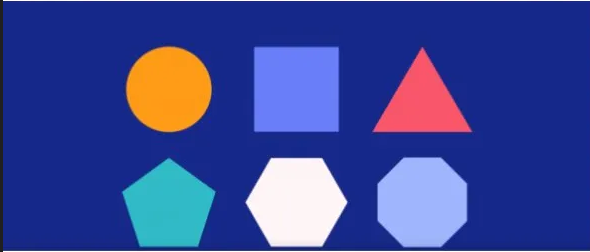
#> input picture Face_Detection_PyQt_Final/shapes.png, 590 x 252 px
$ python shape.py
#> lines starting #> are read from the running program, lines starting #| are printed output that depends on the picture; after the words box and inside, x2 and y2 are one past the last pixel; in counts of white or black regions, pixels touching at a corner belong together
import cv2
import numpy as np

img = cv2.imread('shapes.png')
#> img is the input picture: shape (252, 590, 3); mean B, G, R 150.2, 72.9, 60.6
original = img.copy()

gray = cv2.cvtColor(img, cv2.COLOR_BGR2GRAY)
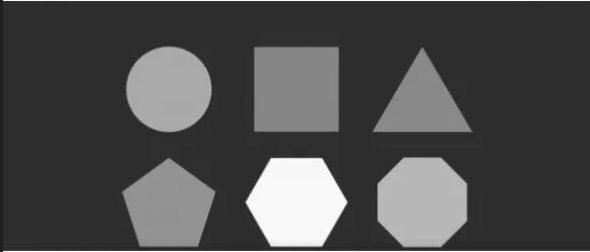
#> gray: shape (252, 590); min 31, max 255, mean 77.8
thresh = cv2.threshold(gray, 0, 255, cv2.THRESH_BINARY + cv2.THRESH_OTSU)[1]
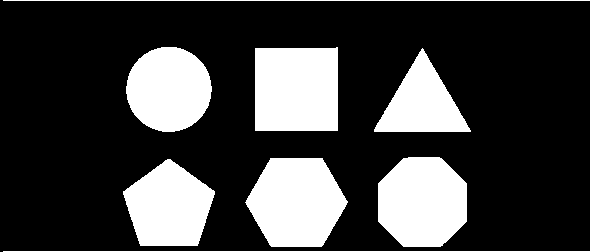
#> thresh: shape (252, 590); 25% white; 8 white regions

ROI_number = 0
cnts = cv2.findContours(thresh, cv2.RETR_EXTERNAL, cv2.CHAIN_APPROX_SIMPLE)
#> cnts = 8 contours, 2 with area under 20; largest, box (x1, y1, x2, y2) and area: (245, 158, 348, 247) 6741, (255, 47, 338, 131) 6726, (378, 157, 467, 247) 6522, (126, 47, 212, 132) 5590, (123, 159, 215, 246) 5518, (374, 48, 471, 132) 4058
cnts = cnts[0] if len(cnts) == 2 else cnts[1]
for cnt in cnts:
    approx = cv2.approxPolyDP(cnt,0.01*cv2.arcLength(cnt,True),True)
    print(len(approx))
    if len(approx)==5:
        print("Blue = pentagon")
        cv2.drawContours(img,[cnt],0,255,-1)
        cv2.putText(img,'pentagon',)
    elif len(approx)==3:
        print("Green = triangle")
        cv2.drawContours(img,[cnt],0,(0,255,0),-1)
    elif len(approx)==4:
        print("Red = square")
        cv2.drawContours(img,[cnt],0,(0,0,255),-1)
    elif len(approx) == 6:
        print("Cyan = Hexa")
        cv2.drawContours(img,[cnt],0,(255,255,0),-1)
    elif len(approx) == 8:
        print("White = Octa")
        cv2.drawContours(img,[cnt],0,(255,255,255),-1)
    elif len(approx) > 12:
        print("Yellow = circle")
        cv2.drawContours(img,[cnt],0,(0,255,255),-1)
#> this loop made 8 passes
#> approx on passes 1, 5, 6, 8: [[3, 251], [589, 251]], [[470, 130], [422, 48], [374, 129]], [[337, 47], [255, 48], [255, 130], [337, 130]], [[3, 0], [589, 0]]
#| 2
#| 6
#| Cyan = Hexa
#| 6
#| Cyan = Hexa
#| 8
#| White = Octa
#| 3
#| Green = triangle
#| 4
#> (further printed lines are left out)
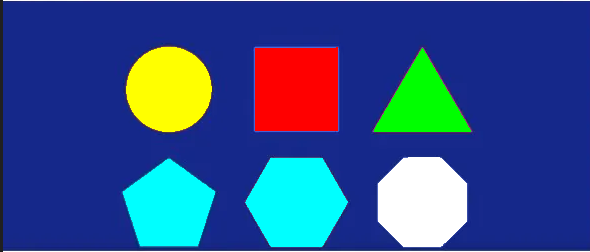
#> img: shape (252, 590, 3); mean B, G, R 137.3, 82.5, 51.8

cv2.imshow('image', img)
cv2.imshow('Binary',thresh)
cv2.waitKey()
